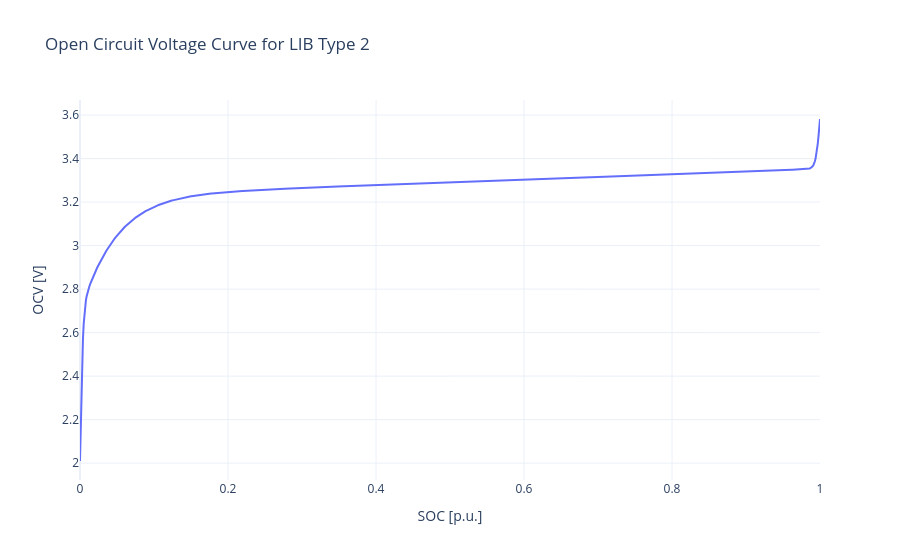

The notebook cell this image was saved under:
### Code cell
soc_grid_pu = np.linspace(start=0.0, stop=1.0, num=1000)
ocv_curve_v_v = lib2_open_circuit_voltage(soc_grid_pu)
px.line(
    x=soc_grid_pu,
    y=ocv_curve_v_v,
    template=template,
    labels={"x": "SOC [p.u.]", "y": "OCV [V]"},
    title="Open Circuit Voltage Curve for LIB Type 2",
)

### Figure 1 — Plotly figure (JSON) as saved in the notebook; plotly's stock layout.template omitted (floating-point values rounded to 4 significant figures; data arrays with more than 128 entries replaced by an {"elided": "..."} marker saying what was removed)
{"data": [{"hovertemplate": "SOC [p.u.]=%{x}<br>OCV [V]=%{y}<extra></extra>", "legendgroup": "", "line": {"color": "#636efa", "dash": "solid"}, "marker": {"symbol": "circle"}, "mode": "lines", "name": "", "orientation": "v", "showlegend": false, "type": "scatter", "x": {"elided": "1000 float values"}, "xaxis": "x", "y": {"elided": "1000 float values"}, "yaxis": "y"}], "layout": {"legend": {"tracegroupgap": 0}, "title": {"text": "Open Circuit Voltage Curve for LIB Type 2"}, "xaxis": {"anchor": "y", "domain": [0, 1], "title": {"text": "SOC [p.u.]"}}, "yaxis": {"anchor": "x", "domain": [0, 1], "title": {"text": "OCV [V]"}}}}
